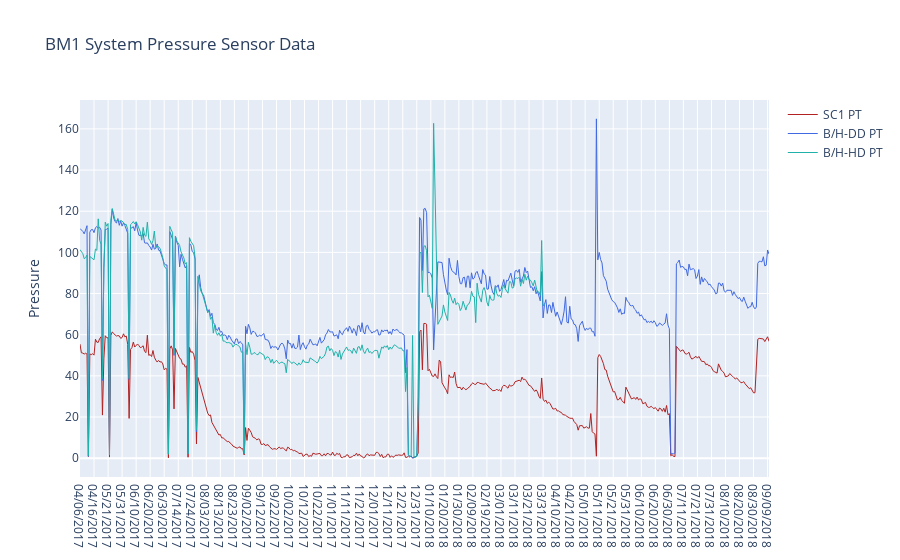

Notebook source saved alongside this figure:
### Markdown cell above
<br>

### Code cell
fig = go.Figure()

fig.add_trace(go.Scatter(x=sc1_pt["date"], y=sc1_pt["val"], name='SC1 PT',
                         line=dict(color='firebrick', width=1)))
fig.add_trace(go.Scatter(x=bhd1_pt["date"], y=bhd1_pt["val"], name = 'B/H-DD PT',
                         line=dict(color='royalblue', width=1)))
fig.add_trace(go.Scatter(x=bhh1_pt["date"], y=bhh1_pt["val"], name = 'B/H-HD PT',
                         line=dict(color='LightSeaGreen', width=1)))

# Layout Edit
fig.update_layout(title='BM1 System Pressure Sensor Data',
                   yaxis_title='Pressure')

fig.show()

### Figure 1 — Plotly figure (JSON) as saved in the notebook; plotly's stock layout.template omitted (floating-point values rounded to 4 significant figures; data arrays with more than 128 entries replaced by an {"elided": "..."} marker saying what was removed)
{"data": [{"line": {"color": "firebrick", "width": 1}, "name": "SC1 PT", "type": "scatter", "x": {"elided": "492 str values"}, "y": {"elided": "492 float values"}}, {"line": {"color": "royalblue", "width": 1}, "name": "B/H-DD PT", "type": "scatter", "x": {"elided": "488 str values"}, "y": {"elided": "488 float values"}}, {"line": {"color": "LightSeaGreen", "width": 1}, "name": "B/H-HD PT", "type": "scatter", "x": {"elided": "328 str values"}, "y": {"elided": "328 float values"}}], "layout": {"title": {"text": "BM1 System Pressure Sensor Data"}, "yaxis": {"title": {"text": "Pressure"}}}}
